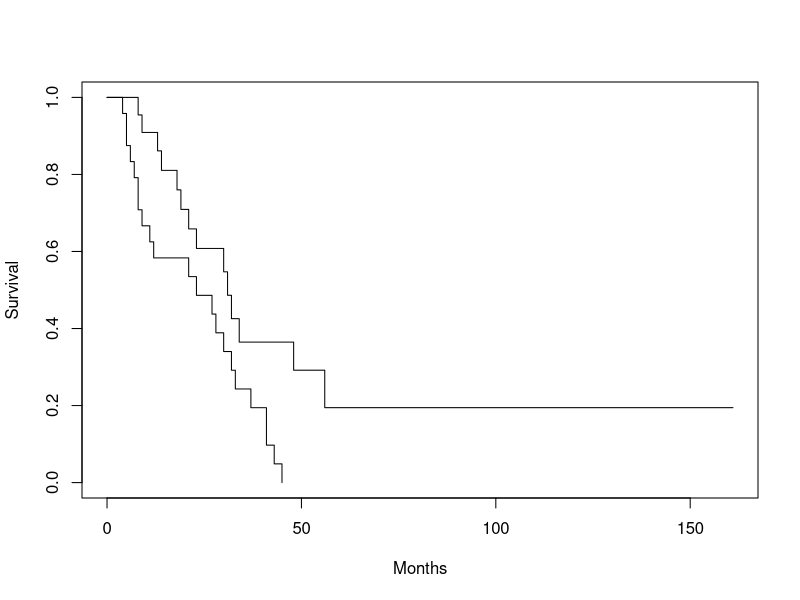
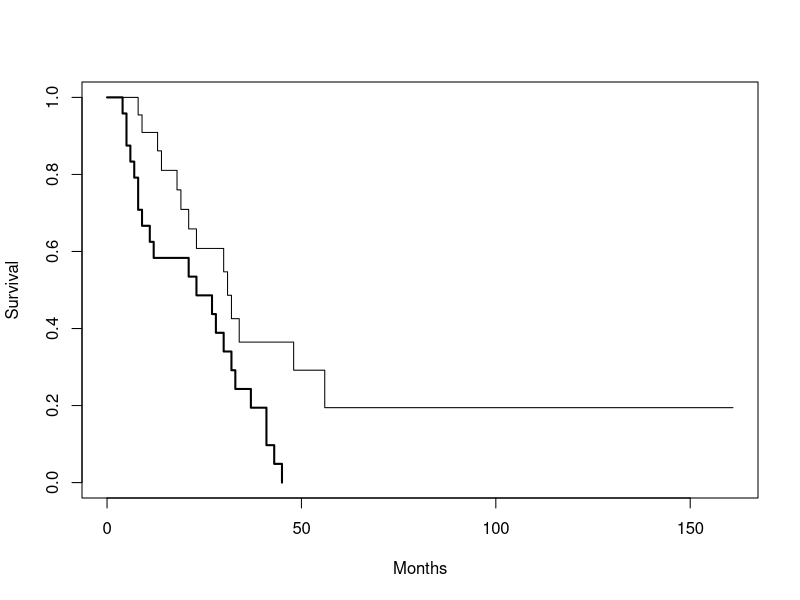
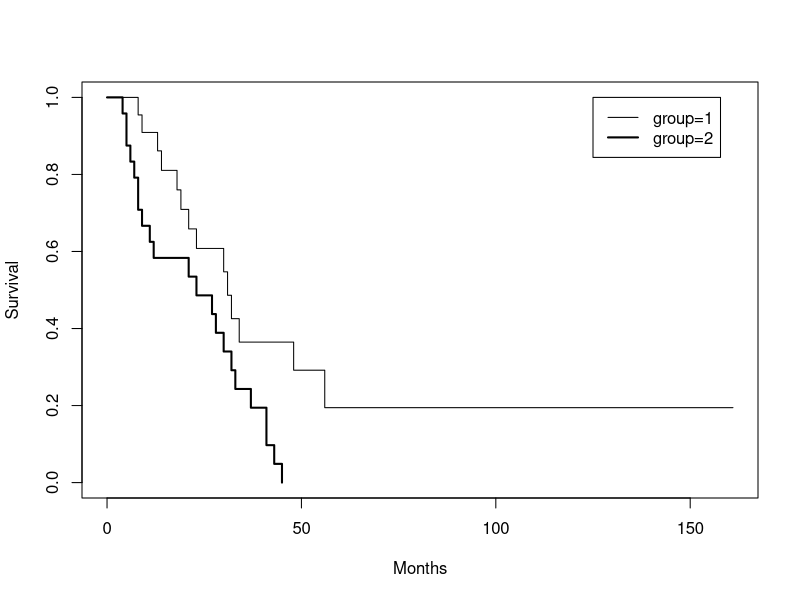
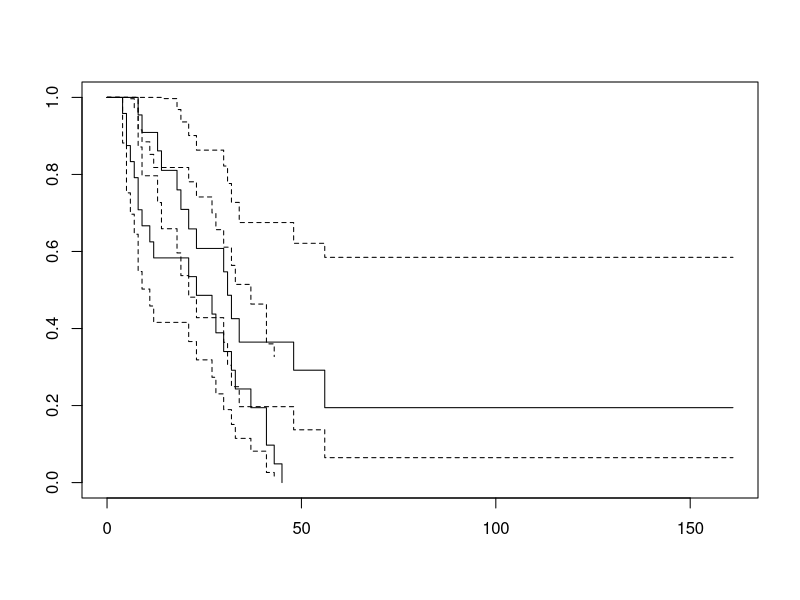
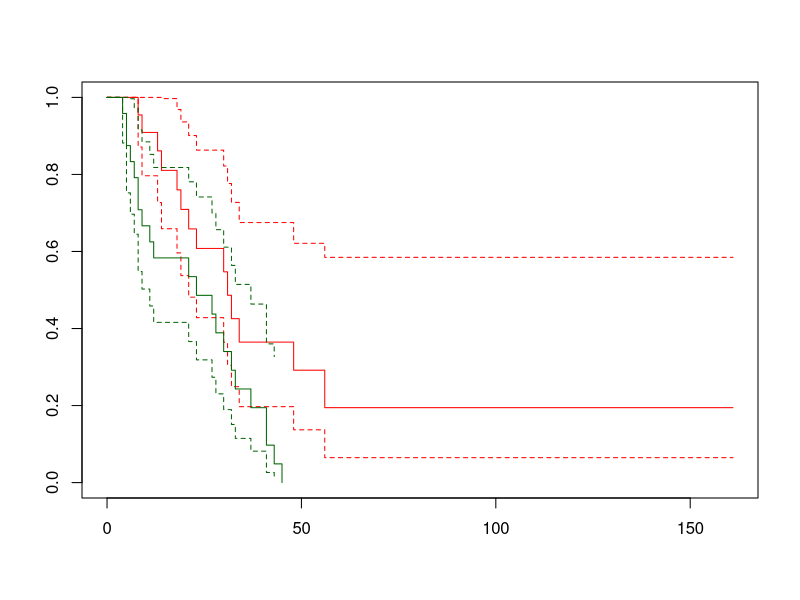

These figures' R source, in order:
## ---- chunk 1
library(survival)
## ---- chunk 2
ca <- read.table("ca.dat", header = TRUE)
attach(ca)
## ---- chunk 3
response <- Surv(time, status)
## ---- chunk 4
ca.surv <- survfit(response ~ group)
## ---- chunk 5
summary(ca.surv)
## ---- chunk 6
ca.surv
## ---- chunk 7
plot(ca.surv, xlab = "Months", ylab = "Survival")
## ---- chunk 8
plot(ca.surv, xlab = "Months", ylab = "Survival", lwd = c(1, 2))
## ---- chunk 9
plot(ca.surv, xlab = "Months", ylab = "Survival", lwd = c(1, 2))
legend(125, 1, names(ca.surv$strata), lwd = c(1, 2))
## ---- chunk 10
plot(ca.surv, conf.int = TRUE)
## ---- chunk 11
plot(ca.surv, conf.int = TRUE, col = c("red", "darkgreen"))
## ---- chunk 12
survdiff(response ~ group)
